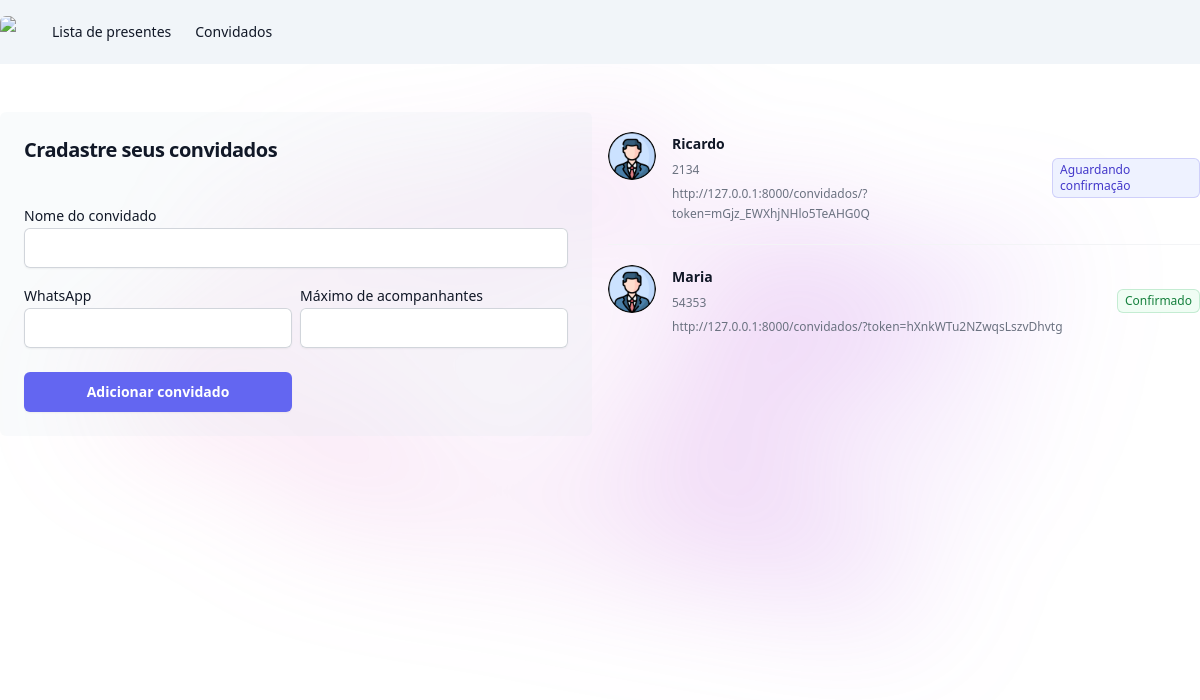
Page /noivos/lista_convidados on the committed database.
### noivos/models.py (models this page shows, shortened)
class Convidados(models.Model):
    status_choices = (
        ('AC', 'Aguardando confirmação'),
        ('C', 'Confirmado'),
        ('R', 'Recusado')
    )
    nome_convidado = models.CharField(max_length=100)
    whatsapp = models.CharField(max_length=25, null=True, blank=True)
    maximo_acompanhantes = models.PositiveIntegerField(default=0)
    token = models.CharField(max_length=25)
    status = models.CharField(max_length=2, choices=status_choices, default='AC')
    @property
    def link_convite(self):
        return f'http://127.0.0.1:8000/convidados/?token={self.token}'

### noivos/views.py (the view, shortened to what this page needs)
# urls.py: path('lista_convidados', views.lista_convidados, name='lista_convidados')
def lista_convidados(request):
    if request.method == 'GET':
        convidados = Convidados.objects.all()
        return render(request, 'lista_convidados.html', {'convidados': convidados})

### noivos/templates/lista_convidados.html
{% extends "base.html" %}
{% load static %}
{% block 'body' %}
    {% include "partials/navbar.html" %}
    <div class="max-w-7xl mx-auto mt-12">
        <div class="grid gap-4 grid-cols-2">
            <div class="bg-slate-200/20 p-6 rounded-md">
              <form action="{% url 'lista_convidados' %}" method="POST">{% csrf_token %}
                <h2 class="text-balance text-xl font-semibold tracking-tight text-gray-900">Cradastre seus convidados</h2>
                <br>
                <label class="mt-4 block text-sm leading-6 text-gray-900">Nome do convidado</label>
                <input type="text" name="nome_convidado" class="block w-full rounded-md border-0 px-3.5 py-2 text-gray-900 shadow-sm ring-1 ring-inset ring-gray-300 placeholder:text-gray-400 focus:ring-2 focus:ring-inset focus:ring-indigo-600 sm:text-sm sm:leading-6">
                <div class="grid grid-cols-2 gap-2">
                    <div>
                        <label class="mt-4 block text-sm leading-6 text-gray-900">WhatsApp</label>
                        <input type="text" name="whatsapp" class="block w-full rounded-md border-0 px-3.5 py-2 text-gray-900 shadow-sm ring-1 ring-inset ring-gray-300 placeholder:text-gray-400 focus:ring-2 focus:ring-inset focus:ring-indigo-600 sm:text-sm sm:leading-6">
                    </div>
                    <div>
                        <label class="mt-4 block text-sm leading-6 text-gray-900">Máximo de acompanhantes</label>
                        <input type="number" name="maximo_acompanhantes" class="block w-full rounded-md border-0 px-3.5 py-2 text-gray-900 shadow-sm ring-1 ring-inset ring-gray-300 placeholder:text-gray-400 focus:ring-2 focus:ring-inset focus:ring-indigo-600 sm:text-sm sm:leading-6">
                    </div>
                    <input type="submit" class="rounded-md mt-4 bg-indigo-500 px-3.5 py-2.5 text-sm font-semibold text-white shadow-sm hover:bg-indigo-400 focus-visible:outline focus-visible:outline-2 focus-visible:outline-offset-2 focus-visible:outline-indigo-400" value="Adicionar convidado">
                </div>
              </form>
            </div>
            <div>
                <ul role="list" class="divide-y divide-gray-100">
                    {% for convidado in convidados %}
                      <li class="flex items-center justify-between gap-x-6 py-5">
                        <div class="flex min-w-0 gap-x-4">
                          <img class="h-12 w-12 flex-none rounded-full bg-gray-50" src="{% static 'noivos/img/default.png' %}" alt="">
                          <div class="min-w-0 flex-auto">
                            <p class="text-sm font-semibold leading-6 text-gray-900">{{convidado.nome_convidado}}</p>
                            <p class="mt-1 truncate text-xs leading-5 text-gray-500">{{convidado.whatsapp}}</p>
                            <p class="mt-1 text-xs leading-5 text-gray-500">{{convidado.link_convite}}</p>
                          </div>
                        </div>
                        <span class="inline-flex items-center rounded-md px-2 py-1 text-xs font-medium ring-1 ring-inset {% if convidado.status == 'AC' %}text-indigo-700 bg-indigo-50 ring-indigo-600/20{% elif convidado.status == 'C'%}text-green-700 bg-green-50 ring-green-600/20{% else %}text-red-700 bg-red-50 ring-red-600/20{% endif %}">{{convidado.get_status_display}}</span>
                      </li>
                    {% endfor %}
                  </ul>
            </div>
        </div>
    </div>
{% endblock %}

### rows in the picture
Convidados: nome_convidado "Ricardo", whatsapp "2134", link_convite "http://127.0.0.1:8000/convidados/?token=mGjz_EWXhjNHlo5TeAHG0Q", status "Aguardando confirmação"
Convidados: nome_convidado "Maria", whatsapp "54353", link_convite "http://127.0.0.1:8000/convidados/?token=hXnkWTu2NZwqsLszvDhvtg", status "Confirmado"
